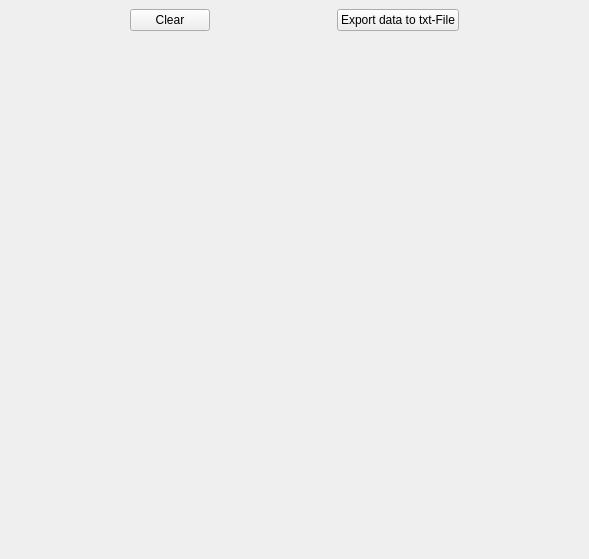
<?xml version="1.0" encoding="UTF-8"?>
<ui version="4.0">
 <class>LivePlot</class>
 <widget class="QMainWindow" name="LivePlot">
  <property name="windowModality">
   <enum>Qt::NonModal</enum>
  </property>
  <property name="geometry">
   <rect>
    <x>0</x>
    <y>0</y>
    <width>589</width>
    <height>559</height>
   </rect>
  </property>
  <property name="windowTitle">
   <string>MainWindow</string>
  </property>
  <widget class="QWidget" name="centralwidget">
   <layout class="QVBoxLayout" name="verticalLayout_2">
    <item>
     <layout class="QHBoxLayout" name="horizontalLayout">
      <item>
       <widget class="QPushButton" name="ClearButton">
        <property name="sizePolicy">
         <sizepolicy hsizetype="Fixed" vsizetype="Fixed">
          <horstretch>0</horstretch>
          <verstretch>0</verstretch>
         </sizepolicy>
        </property>
        <property name="text">
         <string>Clear</string>
        </property>
       </widget>
      </item>
      <item>
       <widget class="QPushButton" name="DataButton">
        <property name="sizePolicy">
         <sizepolicy hsizetype="Fixed" vsizetype="Fixed">
          <horstretch>0</horstretch>
          <verstretch>0</verstretch>
         </sizepolicy>
        </property>
        <property name="text">
         <string>Export data to txt-File</string>
        </property>
       </widget>
      </item>
     </layout>
    </item>
    <item>
     <layout class="QGridLayout" name="gridLayout">
      <item row="1" column="0">
       <widget class="QCustomPlot" name="plot_1" native="true">
        <property name="sizePolicy">
         <sizepolicy hsizetype="Expanding" vsizetype="Expanding">
          <horstretch>0</horstretch>
          <verstretch>0</verstretch>
         </sizepolicy>
        </property>
       </widget>
      </item>
      <item row="0" column="1">
       <widget class="QCustomPlot" name="plot_2" native="true">
        <property name="sizePolicy">
         <sizepolicy hsizetype="Expanding" vsizetype="Expanding">
          <horstretch>0</horstretch>
          <verstretch>0</verstretch>
         </sizepolicy>
        </property>
       </widget>
      </item>
      <item row="0" column="0">
       <widget class="QCustomPlot" name="plot" native="true">
        <property name="sizePolicy">
         <sizepolicy hsizetype="Expanding" vsizetype="Expanding">
          <horstretch>0</horstretch>
          <verstretch>0</verstretch>
         </sizepolicy>
        </property>
       </widget>
      </item>
     </layout>
    </item>
   </layout>
  </widget>
 </widget>
 <customwidgets>
  <customwidget>
   <class>QCustomPlot</class>
   <extends>QWidget</extends>
   <header>qcustomplot.h</header>
   <container>1</container>
  </customwidget>
 </customwidgets>
 <resources/>
 <connections/>
</ui>
